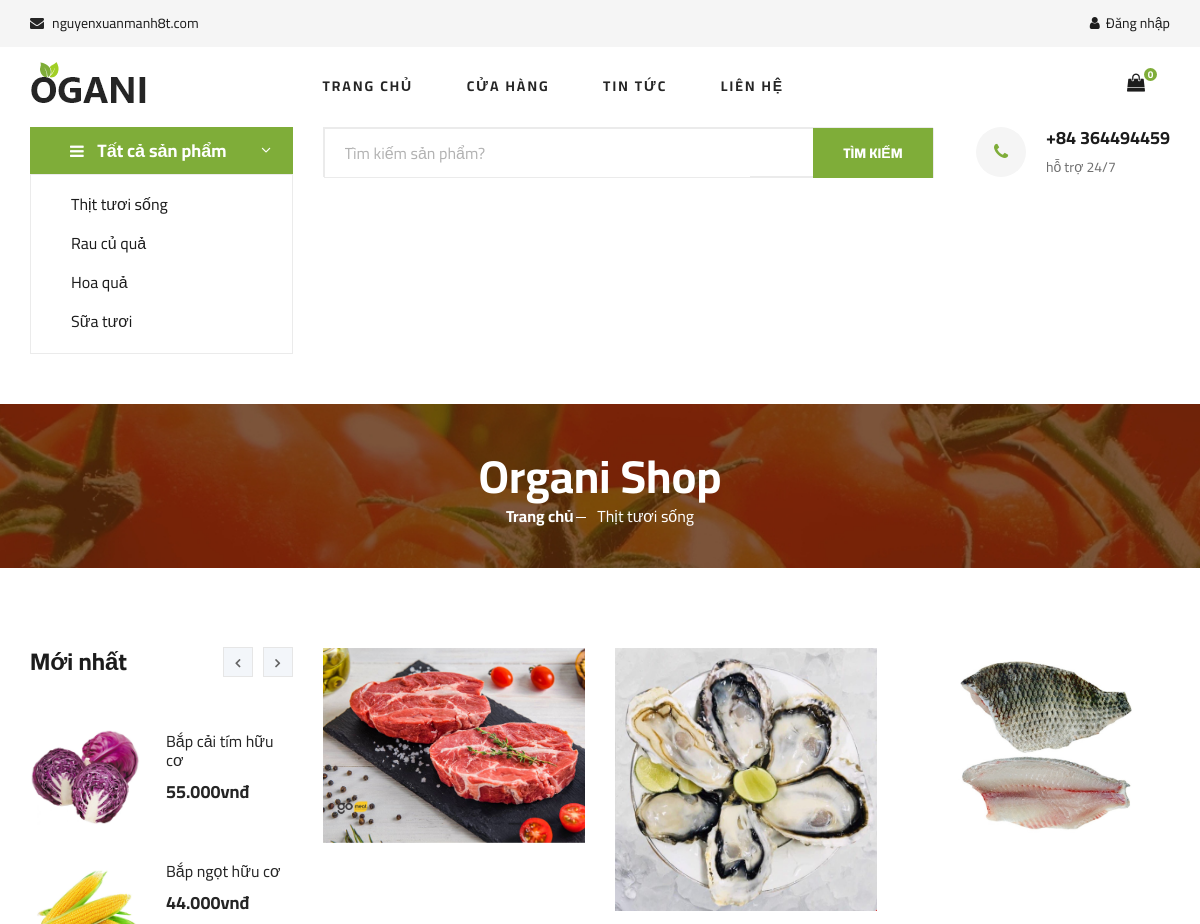
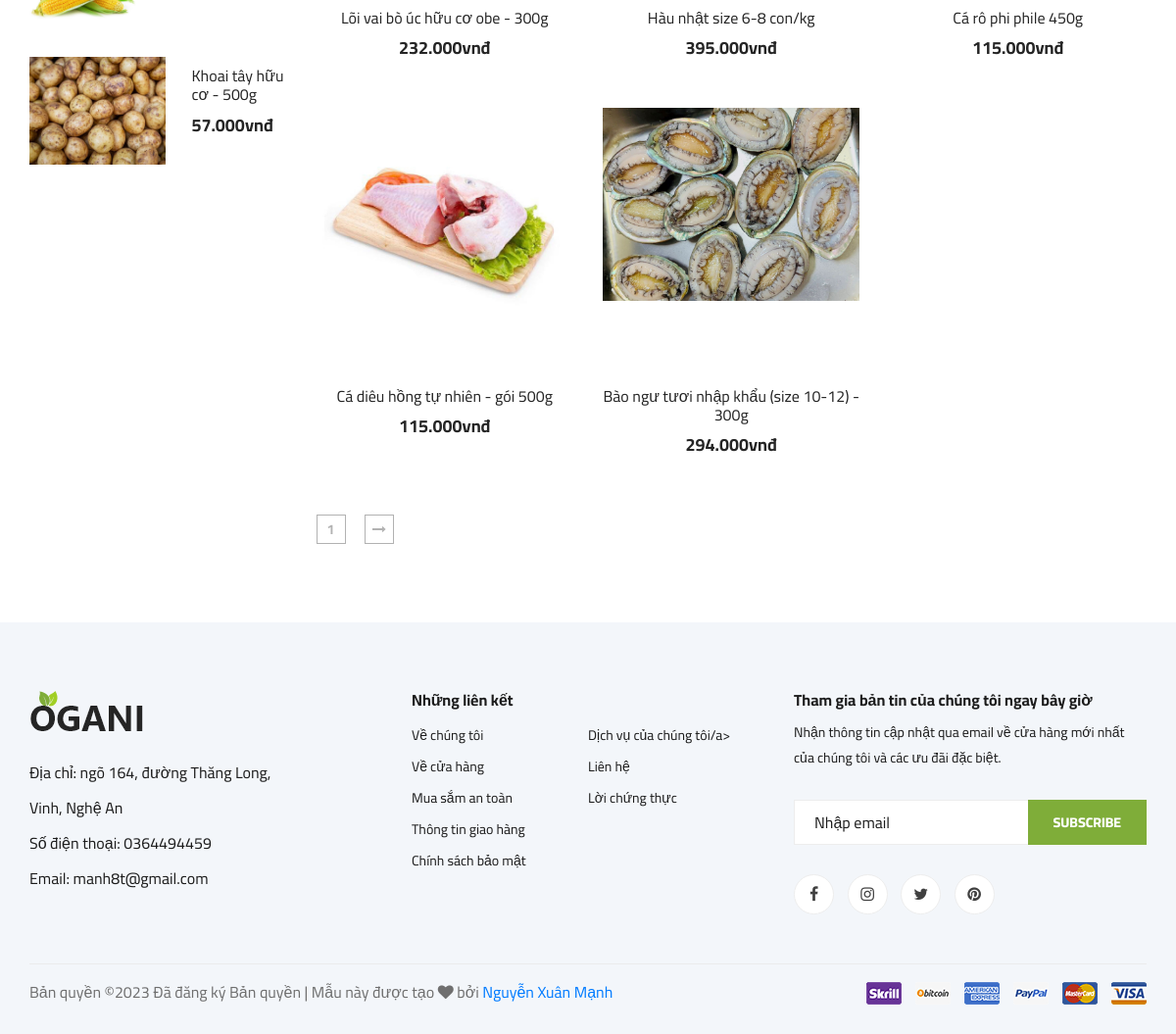
The page /meats.php on the database its author committed (2 pictures, top to bottom).
### tables this page shows
CREATE TABLE `tbl_product` (
  `productID` int(11) NOT NULL,
  `productImages` varchar(500) NOT NULL,
  `productName` varchar(50) NOT NULL,
  `catID` int(11) NOT NULL,
  `price` decimal(10,3) NOT NULL,
  `type` text NOT NULL COMMENT 'Normal items, Featured item',
  `description` longtext DEFAULT NULL
);

### meats.php (the view, shortened to what this page needs)
<?php
include 'inc/header.php';
include 'inc/slider.php';
?>
<section class="breadcrumb-section set-bg" data-setbg="img/breadcrumb.jpg">
    <div class="container">
        <div class="row">
            <div class="col-lg-12 text-center">
                <div class="breadcrumb__text">
                    <h2>Organi Shop</h2>
                    <div class="breadcrumb__option">
                        <a href="./index.php">Trang chủ</a>
                        <span>Thịt tươi sống</span>
                    </div>
                </div>
            </div>
        </div>
    </div>
</section>
<section class="product spad">
    <div class="container">
        <div class="row">
            <div class="col-lg-3 col-md-5">
                <div class="sidebar">
                    <div class="sidebar__item">
                        <div class="latest-product__text">
                            <h4>Mới nhất</h4>
                            <div class="latest-product__slider owl-carousel">
                                <?php
                                $sql = "SELECT * FROM tbl_product WHERE type = 'Nổi bật'";
                                $qr = mysqli_query($conn, $sql);
                                if ($qr) {
                                    $productCount = mysqli_num_rows($qr);
                                    $productPerSlide = 3;
                                    $currentSlide = 0;
                                    while ($row = mysqli_fetch_array($qr)) {
                                        if ($currentSlide % $productPerSlide === 0) {
                                            echo '<div class="latest-prdouct__slider__item">';
                                        }
                                ?>
                                        <a href="shop-details.php?id=<?php echo $row['productID']; ?>" class="latest-product__item">
                                            <div class="latest-product__item__pic">
                                                <img src="./admin/<?php echo $row['productImages']; ?>" alt="">
                                            </div>
                                            <div class="latest-product__item__text">
                                                <h6><?php echo $row['productName']; ?></h6>
                                                <span><?php echo $row['price']; ?>vnđ</span>
                                            </div>
                                        </a>
                                <?php
                                        $currentSlide++;
                                        if ($currentSlide % $productPerSlide === 0 || $currentSlide === $productCount) {
                                            echo '</div>';
                                        }
                                    }
                                }
                                ?>
                            </div>
                        </div>
                    </div>
                </div>
            </div>
            <div class="col-lg-9 col-md-7">
                <div class="row">
                    <?php
                    $results_per_page = 9;
                    $sql = "SELECT COUNT(*) AS total FROM tbl_product WHERE catID = 9";
                    $result = mysqli_query($conn, $sql);
                    $row = mysqli_fetch_assoc($result);
                    $total_products = $row['total'];
                    $total_pages = ceil($total_products / $results_per_page);
                    $current_page = isset($_GET['page']) ? $_GET['page'] : 1;
                    $start_index = ($current_page - 1) * $results_per_page;
                    $sql = "SELECT * FROM tbl_product WHERE catID = 9 ORDER BY productID DESC LIMIT $start_index, $results_per_page";
                    $qr = mysqli_query($conn, $sql);
                    if ($qr) {
                        while ($row = mysqli_fetch_array($qr)) {
                    ?>
                            <div class="col-lg-4 col-md-6 col-sm-6">
                                <div class="product__item">
                                    <div class="product__item__pic set-bg">
                                        <a href="shop-details.php?id=<?php echo $row['productID']; ?>"><img src="./admin/<?php echo $row['productImages']; ?>"></a>
                                    </div>
                                    <div class="product__item__text">
                                        <h6><a href="#"><?php echo $row['productName']; ?></a></h6>
                                        <h5><span><?php echo $row['price']; ?></span>vnđ</h5>
                                    </div>
                                </div>
                            </div>
                    <?php
                        }
                    }
                    ?>
                </div>
                <div class="product__pagination">
                    <?php
                    for ($page = 1; $page <= $total_pages; $page++) {
                        echo '<a href="?page=' . $page . '">' . $page . '</a>';
                    }
                    ?>
                    <a href="#"><i class="fa fa-long-arrow-right"></i></a>
                </div>
            </div>
        </div>
</section>
<?php
include 'inc/footer.php';
?>
</body>
</html>

### css/style.css (style rules this page uses)
html, body { height: 100%; font-family: "Cairo", sans-serif; -webkit-font-smoothing: antialiased; font-smoothing: antialiased; }
h1, h2, h3, h4, h5, h6 { margin: 0; color: #111111; font-weight: 400; font-family: "Cairo", sans-serif; }
h2 { font-size: 36px; }
h4 { font-size: 24px; }
h5 { font-size: 18px; }
h6 { font-size: 16px; }
img { max-width: 100%; }
.set-bg { background-repeat: no-repeat; background-size: cover; background-position: top center; }
.spad { padding-top: 100px; padding-bottom: 100px; }
.latest-product__text h4 { font-weight: 700; color: #1c1c1c; margin-bottom: 45px; }
.latest-product__item { margin-bottom: 20px; overflow: hidden; display: block; }
.latest-product__item__pic { float: left; margin-right: 26px; }
.latest-product__item__pic img { height: 110px; width: 110px; }
.latest-product__item__text { overflow: hidden; padding-top: 10px; }
.latest-product__item__text h6 { color: #252525; margin-bottom: 8px; }
.latest-product__item__text span { font-size: 18px; display: block; color: #252525; font-weight: 700; }
.breadcrumb-section { display: flex; align-items: center; padding: 45px 0 40px; }
.breadcrumb__text h2 { font-size: 46px; color: #ffffff; font-weight: 700; }
.breadcrumb__option a { display: inline-block; font-size: 16px; color: #ffffff; font-weight: 700; margin-right: 20px; position: relative; }
.breadcrumb__option a:after { position: absolute; right: -12px; top: 13px; height: 1px; width: 10px; background: #ffffff; content: ""; }
.breadcrumb__option span { display: inline-block; font-size: 16px; color: #ffffff; }
.sidebar__item { margin-bottom: 35px; }
.sidebar__item h4 { color: #1c1c1c; font-weight: 700; margin-bottom: 25px; }
.sidebar__item .latest-product__text { position: relative; }
.sidebar__item .latest-product__text h4 { margin-bottom: 45px; }
.product { padding-top: 80px; padding-bottom: 80px; }
.product__item { margin-bottom: 50px; }
.product__item__pic { height: 270px; position: relative; overflow: hidden; }
.product__item__text { text-align: center; padding-top: 15px; }
.product__item__text h6 { margin-bottom: 10px; }
.product__item__text h6 a { color: #252525; }
.product__item__text h5 { color: #252525; font-weight: 700; }
.product__pagination, .blog__pagination { padding-top: 10px; }
.product__pagination a, .blog__pagination a { display: inline-block; width: 30px; height: 30px; border: 1px solid #b2b2b2; font-size: 14px; color: #b2b2b2; font-weight: 700; line-height: 28px; text-align: center; margin-right: 16px; -webkit-transition: all, 0.3s; -moz-transition: all, 0.3s; -ms-transition: all, 0.3s; -o-transition: all, 0.3s; transition: all, 0.3s; }
.product__pagination a:last-child, .blog__pagination a:last-child { margin-right: 0; }
@media only screen and (min-width: 1200px) { .container { max-width: 1170px; } }

### rows shown on the page
tbl_product: productImages (picture), productName "Bắp cải tím hữu cơ", price "55.000"
tbl_product: productImages (picture), productName "Bắp ngọt hữu cơ", price "44.000"
tbl_product: productImages (picture), productName "Khoai tây hữu cơ - 500g", price "57.000"
tbl_product: productImages (picture), productName "Lõi vai bò úc hữu cơ obe - 300g", price "232.000"
tbl_product: productImages (picture), productName "Hàu nhật size 6-8 con/kg", price "395.000"
tbl_product: productImages (picture), productName "Cá rô phi phile 450g", price "115.000"
tbl_product: productImages (picture), productName "Cá diêu hồng tự nhiên - gói 500g", price "115.000"
tbl_product: productImages (picture), productName "Bào ngư tươi nhập khẩu (size 10-12) - 300g", price "294.000"
